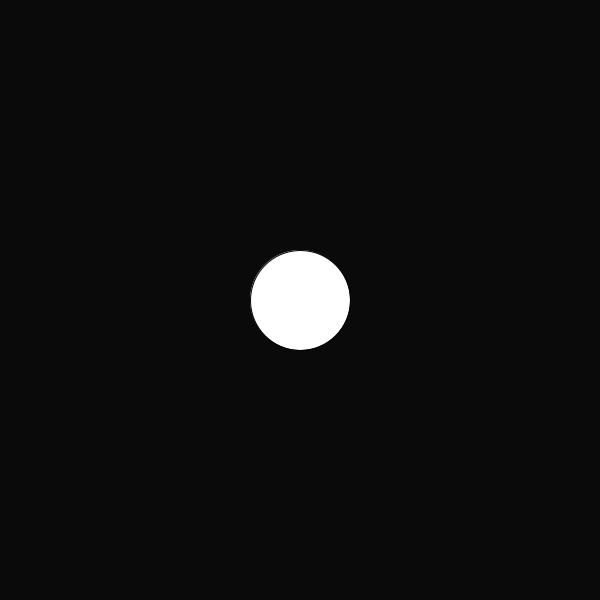
Frame 1 (no input)
Frame 60 (the mouse pressed at the canvas centre just before this capture): identical to frame 1, image omitted
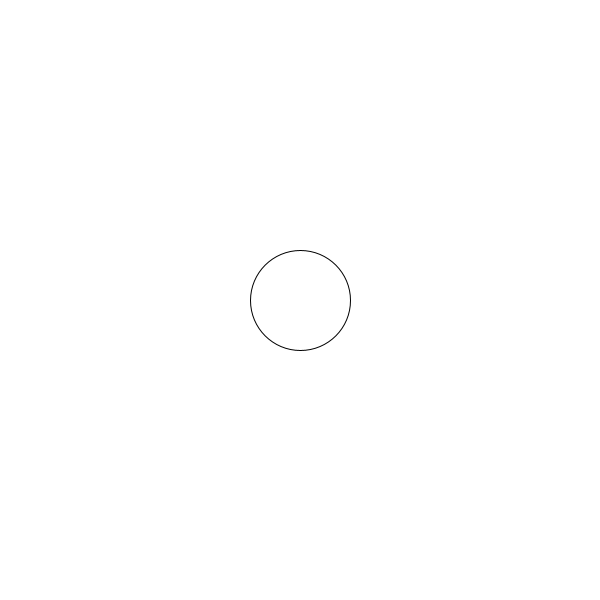
Frame 120 (the mouse held since frame 60 and released just before this capture)

The Processing sketch that drew these frames (run headless with seeded random() and noise(); from frame 60 on, the mouse is pressed at the canvas centre):

// Processing sketch: w5_01_ellipseButton
// ── w5_01_ellipseButton.pde
boolean switchState = false;

float switchPosX = 300;
float switchPosY = 300;
float switchRadius = 50;

void setup() {
  size(600, 600);
}

void draw() {
  background(255);
  
  if (switchState) {
    background(255);
  } else {
    background(10);
  }
  
  ellipse(switchPosX, switchPosY, switchRadius * 2, switchRadius * 2);
}

void mousePressed() {
  if (dist(mouseX, mouseY, switchPosX, switchPosY) < switchRadius) {
    switchState = !switchState;
  }
}
